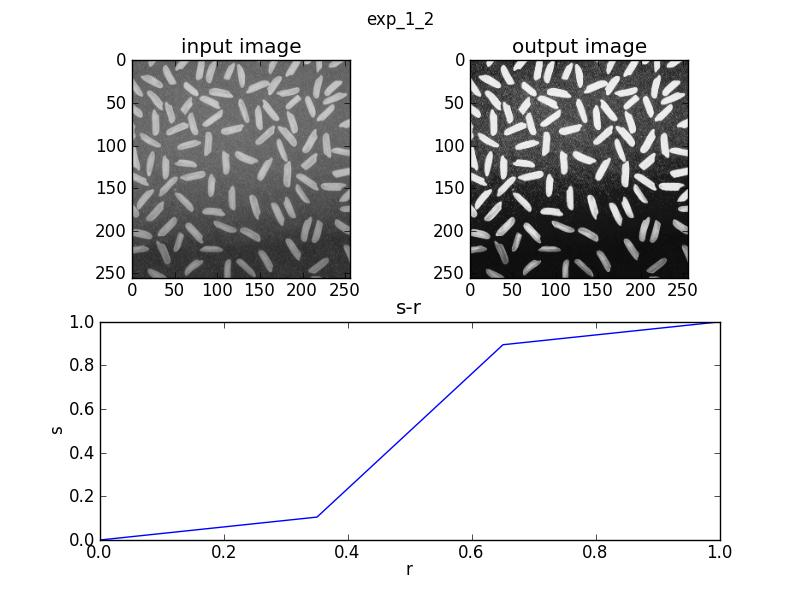

Reproduce this figure in Python.
# -*- coding:utf-8 -*-
# 
import Image
import numpy as np
import matplotlib.cm as cm
import matplotlib.pylab as pl

def trans_line(r):
    if r < 0.35:
        s = 0.3*r
    elif r <= 0.65:
        s = 0.105+2.6333*(r-0.35)
    else:
        s = 1 + 0.3*(r-1)
    return s

rice_0 = np.asarray(Image.open('rice.png').convert('L'))/float(255)
(M,N) = rice_0.shape
fig = pl.figure()
ax1 = fig.add_subplot(221)
ax1.imshow(rice_0,cmap=cm.gray,norm=pl.Normalize(vmin=0,vmax=1))
ax1.set_title('input image')

rice_1 = rice_0.copy()
for m in range(M):
    for n in range(N):
        rice_1[m,n] = trans_line(rice_0[m,n])
ax2 = fig.add_subplot(222)
ax2.imshow(rice_1,cmap=cm.gray,norm=pl.Normalize(vmin=0,vmax=1))
ax2.set_title('output image')
r = np.arange(0,1+0.001,0.001)
s = np.array([trans_line(rr) for rr in r])
ax3 = fig.add_subplot(2,2,(3,4))
ax3.plot(r,s)
ax3.set_title('s-r')
ax3.set_xlabel('r')
ax3.set_ylabel('s')
fig.suptitle('exp_1_2')
fig.savefig('exp_1_2.jpg')

